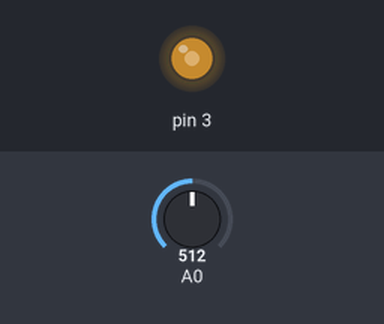
Bench run of a sketch on a simulated Arduino Uno, built with avr-gcc and run on an emulated ATmega328P. On the bench: output pins drawn as LEDs (lit = HIGH). The test bench sets the inputs (shaded band); at power-on: A0 = 512.

Above: at 1.2 s.
1.3 s: A0 set to 716
At 2.4 s:
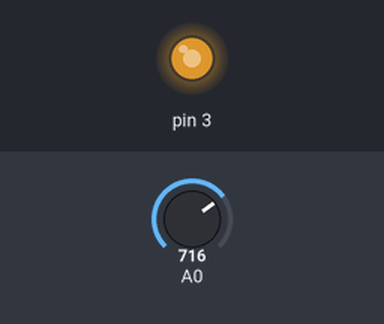
2.8 s: A0 set to 900
At 3.6 s:
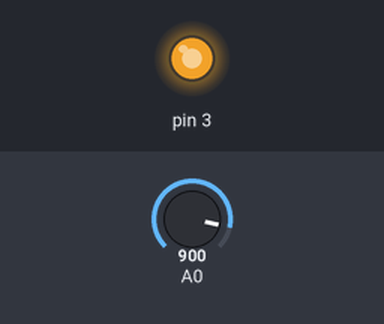
4.3 s: A0 set to 122
At 4.7 s:
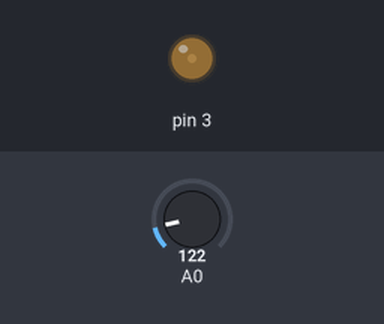
5.8 s: A0 set to 0
At 7.1 s:
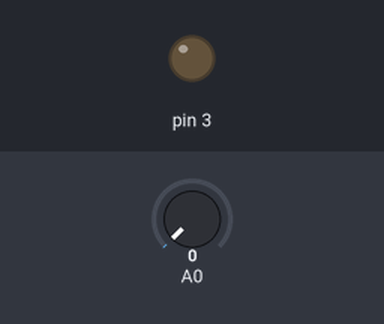
Timing chart, 0 to 8.3 s (numbered marks = the images above; inputs shaded):
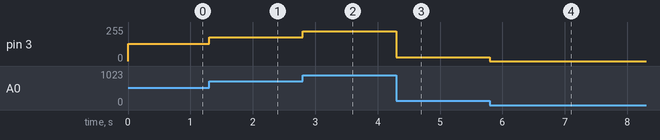

The sketch:

strobe.ino
```cpp
void setup(){

}

void loop(){
  unsigned int data = 0;

  data = analogRead(A0);

  analogWrite(3, data/4);
}
```

Measured:
- after the input at 1.3 s, pin 3: 128/255 → 179/255 at once
- after the input at 2.8 s, pin 3: 179/255 → 225/255 at once
- after the input at 4.3 s, pin 3: 225/255 → 30/255 at once
- after the input at 5.8 s, pin 3: 30/255 → 0/255 at once
